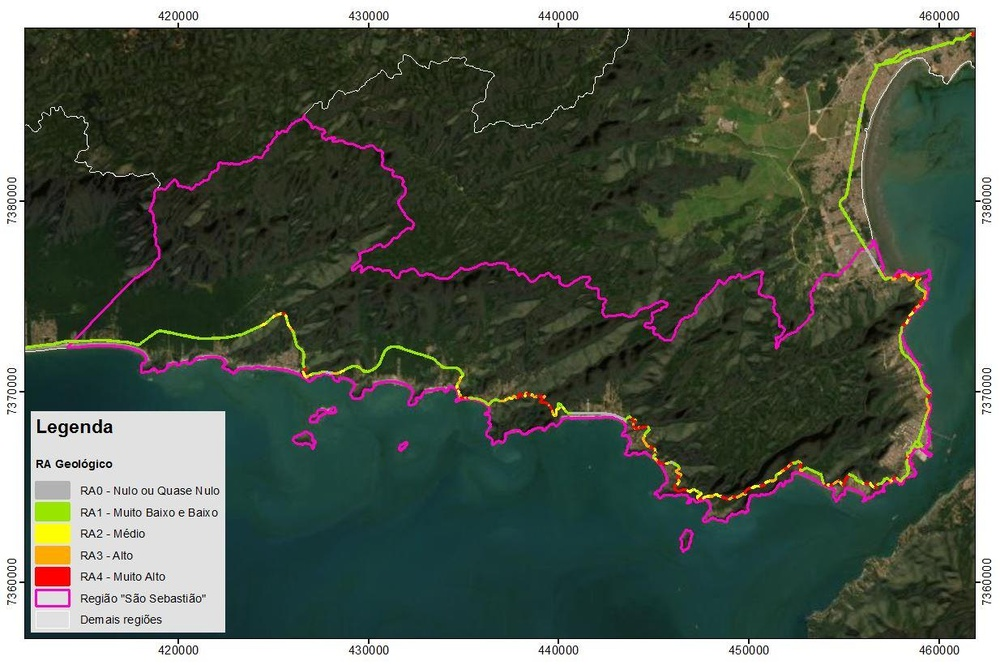
#> input picture _fig_tmp/map_reg3_native.jpeg, 1000 x 665 px, shrunk from 1234 x 820 before the run, found by its file name
$ python _detect_ticks.py
#> lines starting #> are read from the running program, lines starting #| are printed output that depends on the picture
"""Detecta ticks UTM nas bordas da figura nativa da Regiao 3."""
import numpy as np
from PIL import Image

im = Image.open('_fig_tmp/map_reg3_native.jpeg').convert('RGB')
#> im is the input picture: PIL image 1000x665 RGB; mean R, G, B 82, 91.7, 79.7
a = np.asarray(im).astype(int)
H, W, _ = a.shape
#> H = 665; W = 1000
print('image', W, 'x', H)
#| image 1000 x 665

# Os ticks sao marcas escuras (pretas) curtas nas bordas, alinhadas as
# gridlines. Procuramos colunas com pixels muito escuros numa faixa logo
# abaixo do topo (eixo X) e linhas escuras numa faixa a esquerda (eixo Y).

gray = a.mean(axis=2)
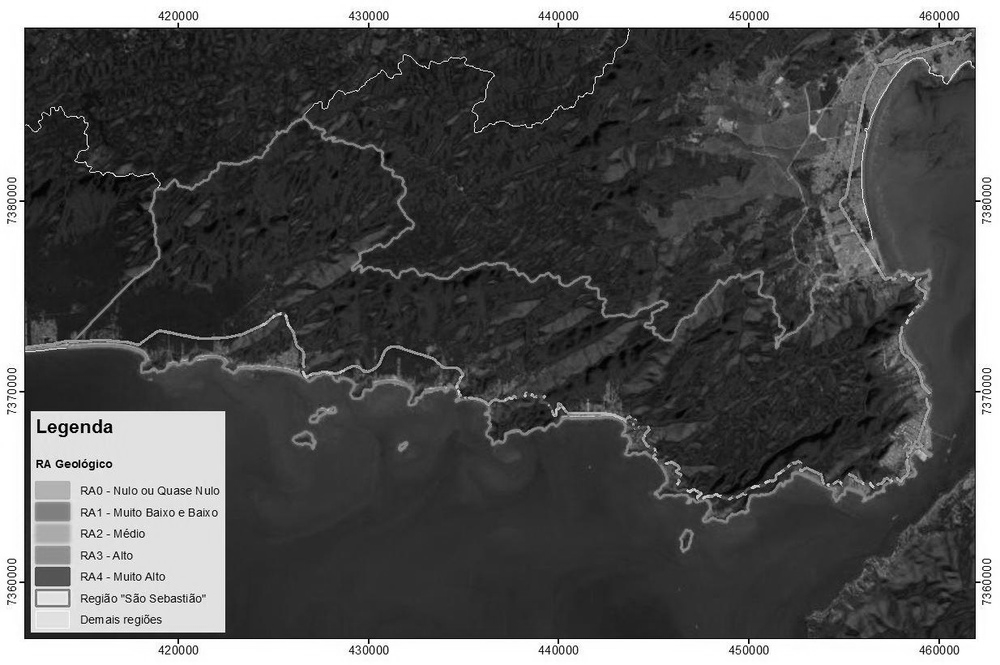
#> gray: shape (665, 1000) float64; min 0, max 255, mean 84.5


def dark_cols(band, thr=60, min_count=3):
    # band: (rows, W) -> colunas com pelo menos min_count pixels < thr
#> called with band = array of shape (18, 1000), thr = 60, min_count = 3
    dark = (band < thr).sum(axis=0)
#> dark = 1000 values, max 5 at index 162, min 0 at index 0, mean 0.134
    cols = np.where(dark >= min_count)[0]
#> cols = 20 values from 162 to 958
    # agrupa colunas contiguas em centros
    groups = []
    if len(cols):
        start = prev = cols[0]
#> start = 162; prev = 162
        for c in cols[1:]:
            if c - prev > 4:
                groups.append((start + prev) // 2)
                start = c
            prev = c
#> this loop made 19 passes
#> (c, start, prev) on passes 1, 3, 4, 5, 7, 8, 9, 10, 11, 12, 13, 14: (179, 179, 179), (197, 197, 197), (352, 352, 352), (363, 363, 363), (381, 381, 381), (542, 542, 542), (548, 548, 548), (559, 559, 559), (577, 577, 577), (732, 732, 732), (743, 743, 743), (761, 761, 761)
#> (c, prev) on passes 2, 6, 16, 18: (183, 183), (367, 367), (926, 926), (944, 944)
#> after the loop, groups = [162, 181, 197, 352, 365, 381, 542, 548, 559, 577, 732, 743, 761, 924, 942]
        groups.append((start + prev) // 2)
    return groups


print('\nTOP band rows 0..18 -> easting ticks (x):')
print(dark_cols(gray[0:18, :]))
#| [162, 181, 197, 352, 365, 381, 542, 548, 559, 577, 732, 743, 761, 924, 942, 958]
print('BOTTOM band rows H-18..H -> easting ticks (x):')
print(dark_cols(gray[H-18:H, :]))
#> the loop in dark_cols (call 2), `for c in cols[1:]:` made 19 passes
#> (c, start, prev) on passes 1, 3, 4, 6, 7, 8, 9, 11, 14, 15, 16, 18: (179, 179, 179), (197, 197, 197), (363, 363, 363), (381, 381, 381), (542, 542, 542), (559, 559, 559), (573, 573, 573), (740, 740, 740), (761, 761, 761), (923, 923, 923), (940, 940, 940), (954, 954, 954)
#> (c, prev) on passes 2, 5, 10, 12, 13, 17: (183, 183), (367, 367), (577, 577), (743, 743), (747, 747), (944, 944)
#| [162, 181, 197, 365, 381, 542, 559, 575, 743, 761, 923, 942, 956]


def dark_rows(band, thr=60, min_count=3):
#> called with band = array of shape (665, 18), thr = 60, min_count = 3
    dark = (band < thr).sum(axis=1)
#> dark = 665 values, max 5 at index 189, min 0 at index 0, mean 0.161
    rows = np.where(dark >= min_count)[0]
#> rows = [189, 205, 368, 372, 382, 386, 389, 403, 566, 570, 584]
    groups = []
    if len(rows):
        start = prev = rows[0]
#> start = 189; prev = 189
        for r in rows[1:]:
            if r - prev > 4:
                groups.append((start + prev) // 2)
                start = r
            prev = r
#> this loop made 10 passes
#> (r, start, prev) on passes 1, 2, 4, 7, 8, 10: (205, 205, 205), (368, 368, 368), (382, 382, 382), (403, 403, 403), (566, 566, 566), (584, 584, 584)
#> (r, prev) on passes 3, 5, 6, 9: (372, 372), (386, 386), (389, 389), (570, 570)
#> after the loop, groups = [189, 205, 370, 385, 403, 568]
        groups.append((start + prev) // 2)
    return groups


print('\nLEFT band cols 0..18 -> northing ticks (y):')
print(dark_rows(gray[:, 0:18]))
#| [189, 205, 370, 385, 403, 568, 584]
print('RIGHT band cols W-18..W -> northing ticks (y):')
print(dark_rows(gray[:, W-18:W]))
#> the loop in dark_rows (call 2), `for r in rows[1:]:` made 10 passes
#| [189, 207, 370, 384, 403, 568, 584]
